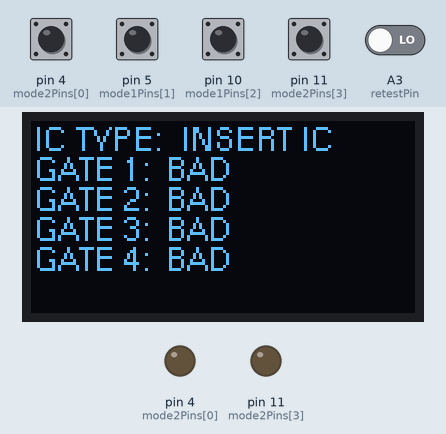
Bench run of a sketch on a simulated Arduino Uno, built with avr-gcc and run on an emulated ATmega328P. Shown: 128×64 one-colour display, output pins drawn as LEDs (lit = HIGH). Inputs (shaded band) come from the test bench; at power-on: A3 (retestPin), pin 4 (mode2Pins[0]), pin 5 (mode1Pins[1]), pin 10 (mode1Pins[2]), pin 11 (mode2Pins[3]) LOW. Pins used as bus, display or sensor lines are not drawn; what the sketch prints to the serial monitor is not drawn.

Above: at 1.2 s.
1.3 s: A3 (retestPin) driven HIGH
Timing chart, 0 to 4.3 s (numbered marks = the images above; inputs shaded):
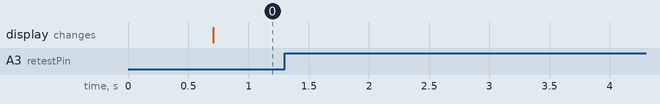

The sketch:

7400SeriesLogicTester.ino
```cpp
// (licence header left out)
#include "U8glib.h"
U8GLIB_SSD1306_128X64 u8g(U8G_I2C_OPT_NONE); // OLED display initialization

// Global variables to track testing status
bool testDone = false;        // Indicates if testing is complete
bool badGateDetected = false; // Flag for detecting faulty gates
int noGateScore = 0;          // Counter for undetected gates

// Pin definitions
int retestPin = A3;           // Analog pin for retest button
const int constPins[4] = { 3, 6, 9, 12 };  // Constant pins (always outputs)
int mode1Pins[4] = { 2, 5, 10, 13 };       // Pins used in mode 1
int mode2Pins[4] = { 4, 7, 8, 11 };        // Pins used in mode 2
int mode3OPins[4] = { 2, 7, 8, 13 };       // Output pins in mode 3
int mode3IPins[4] = { 4, 5, 10, 11 };      // Input pins in mode 3

// Pin assignment arrays for current mode
int outputPin1[4] = { 0, 0, 0, 0 };  // First output pins for each gate
int outputPin2[4] = { 0, 0, 0, 0 };  // Second output pins for each gate
int inputPin[4] = { 0, 0, 0, 0 };    // Input pins for each gate

// Gate state and type tracking
int gateState[4] = { 0, 0, 0, 0 };   // Current state of each gate
int logicType[4] = { 0, 0, 0, 0 };   // Detected logic type (0=unknown, 1=AND, etc.)

// Truth table values for each gate
bool gateTT[4] = { false, false, false, false }; // Input (1,1) -> Output
bool gateTF[4] = { false, false, false, false }; // Input (1,0) -> Output
bool gateFT[4] = { false, false, false, false }; // Input (0,1) -> Output
bool gateFF[4] = { false, false, false, false }; // Input (0,0) -> Output

// Display strings
String printLogicType[4] = { "", "", "", "" }; // Logic type strings for display
String printICType = "INSERT IC";              // IC type string for display

void setup() {
  Serial.begin(9600);        // Initialize serial communication
  pinMode(retestPin, INPUT); // Set retest button as input

  // Configure constant pins as outputs
  for (int i = 0; i < 4; i++) {
    pinMode(constPins[i], OUTPUT);
  }
}

void loop() {
  // Check if retest button is pressed
  if (digitalRead(retestPin) == HIGH) {
    // Reset all testing variables
    testDone = false;
    badGateDetected = false;
    noGateScore = 0;
    printICType = "INSERT IC";
    logicType[0] = 0;
    logicType[1] = 0;
    logicType[2] = 0;
    logicType[3] = 0;
  }

  // Main testing routine
  if (testDone == false) {
    MODE1();                  // Configure pins for mode 1
    getGateState();           // Test all input combinations
    checkBadGates();          // Check for faulty gates
    checkGateType();          // Determine gate types
    checkGateDetectedScore(); // Count undetected gates

    // If bad gates detected or all gates undetected, try mode 2
    if (badGateDetected == true && noGateScore == 4) {
      noGateScore = 0;
      badGateDetected = false;
      Serial.println(F("Testing for NOR..."));
      MODE2();                  // Configure pins for mode 2
      getGateState();           // Test all input combinations
      checkBadGates();          // Check for faulty gates
      checkGateType();          // Determine gate types
      checkGateDetectedScore(); // Count undetected gates

      // If still having issues, try mode 3 for XNOR detection
      if (badGateDetected == true && noGateScore == 4 || (logicType[1] == 6 || logicType[2] == 6)) {
        noGateScore = 0;
        badGateDetected = false;
        Serial.println(F("Testing for XNOR..."));
        MODE3();                  // Configure pins for mode 2
        getGateState();           // Test all input combinations
        checkBadGates();          // Check for faulty gates
        checkGateType();          // Determine gate types
      }
    }

    // Display results
    Serial.println(F("Checking Gate Type..."));
    printBadGates();           // Update display strings for gate status
    checkICType();             // Determine IC type based on gates
    printState();              // Update OLED display
    delay(500);                // Short delay before next test
  }
  testDone = true;             // Mark testing as complete
}

// Configure pins for mode 1 testing
void MODE1() {
  for (int i = 0; i < 4; i++) {
    pinMode(mode1Pins[i], OUTPUT);  // Set mode1 pins as outputs
    pinMode(mode2Pins[i], INPUT);   // Set mode2 pins as inputs

    // Assign pins for testing
    outputPin1[i] = constPins[i];   // First output from constant pins
    outputPin2[i] = mode1Pins[i];   // Second output from mode1 pins
    inputPin[i] = mode2Pins[i];     // Input from mode2 pins
  }
}

// Configure pins for mode 2 testing
void MODE2() {
  for (int i = 0; i < 4; i++) {
    pinMode(mode2Pins[i], OUTPUT);  // Set mode2 pins as outputs
    pinMode(mode1Pins[i], INPUT);   // Set mode1 pins as inputs

    // Assign pins for testing
    outputPin1[i] = constPins[i];   // First output from constant pins
    outputPin2[i] = mode2Pins[i];   // Second output from mode2 pins
    inputPin[i] = mode1Pins[i];     // Input from mode1 pins
  }
}

// Configure pins for mode 3 testing
void MODE3() {
  for (int i = 0; i < 4; i++) {
    pinMode(mode3OPins[i], OUTPUT); // Set mode3 output pins as outputs
    pinMode(mode3IPins[i], INPUT);  // Set mode3 input pins as inputs

    // Assign pins for testing
    outputPin1[i] = constPins[i];   // First output from constant pins
    outputPin2[i] = mode3OPins[i];  // Second output from mode3 output pins
    inputPin[i] = mode3IPins[i];    // Input from mode3 input pins
  }
}

// Determine gate type based on truth table results
void checkGateType() {
  for (int i = 0; i < 4; i++) {
    // AND gate: only true when both inputs are true
    if (gateTT[i] == true && gateTF[i] == false && gateFT[i] == false && gateFF[i] == false) {
      Serial.println(F("AND GATE "));
      logicType[i] = 1;
    }
    // OR gate: true when at least one input is true
    else if (gateTT[i] == true && gateTF[i] == true && gateFT[i] == true && gateFF[i] == false) {
      Serial.println(F("OR GATE "));
      logicType[i] = 2;
    }
    // NAND gate: false only when both inputs are true
    else if (gateTT[i] == false && gateTF[i] == true && gateFT[i] == true && gateFF[i] == true) {
      Serial.println(F("NAND GATE "));
      logicType[i] = 3;
    }
    // XOR gate: true when inputs are different
    else if (gateTT[i] == false && gateTF[i] == true && gateFT[i] == true && gateFF[i] == false) {
      Serial.println(F("XOR GATE "));
      logicType[i] = 4;
    }
    // NOR gate: true only when both inputs are false
    else if (gateTT[i] == false && gateTF[i] == false && gateFT[i] == false && gateFF[i] == true) {
      Serial.println(F("NOR GATE "));
      logicType[i] = 5;
    }
    // XNOR gate: true when inputs are the same
    else if (gateTT[i] == true && gateTF[i] == false && gateFT[i] == false && gateFF[i] == true) {
      Serial.println(F("XNOR GATE "));
      logicType[i] = 6;
    }
    // Unknown or faulty gate
    else {
      Serial.println(F("Bad Gate Detected "));
      logicType[i] = 0;
    }
  }
}

// Test all input combinations for each gate
void getGateState() {
  // Test (1,1) input combination
  for (int i = 0; i < 4; i++) {
    digitalWrite(outputPin1[i], HIGH);
    digitalWrite(outputPin2[i], HIGH);
    gateState[i] = digitalRead(inputPin[i]);
    gateTT[i] = (gateState[i] == HIGH);
  }

  // Test (1,0) input combination
  for (int i = 0; i < 4; i++) {
    digitalWrite(outputPin1[i], HIGH);
    digitalWrite(outputPin2[i], LOW);
    gateState[i] = digitalRead(inputPin[i]);
    gateTF[i] = (gateState[i] == HIGH);
  }

  // Test (0,1) input combination
  for (int i = 0; i < 4; i++) {
    digitalWrite(outputPin1[i], LOW);
    digitalWrite(outputPin2[i], HIGH);
    gateState[i] = digitalRead(inputPin[i]);
    gateFT[i] = (gateState[i] == HIGH);
  }

  // Test (0,0) input combination
  for (int i = 0; i < 4; i++) {
    digitalWrite(outputPin1[i], LOW);
    digitalWrite(outputPin2[i], LOW);
    gateState[i] = digitalRead(inputPin[i]);
    gateFF[i] = (gateState[i] == HIGH);
  }
}

// Update OLED display with current test results
void printState() {
  u8g.firstPage();
  do {
    u8g.setFont(u8g_font_helvR08);
    u8g.setPrintPos(1, 10);
    u8g.print(F("IC TYPE: "));
    u8g.setPrintPos(50, 10);
    u8g.print(printICType);
    u8g.setPrintPos(1, 20);
    u8g.print(F("GATE 1: "));
    u8g.setPrintPos(45, 20);
    u8g.print(printLogicType[0]);
    u8g.setPrintPos(1, 30);
    u8g.print(F("GATE 2: "));
    u8g.setPrintPos(45, 30);
    u8g.print(printLogicType[1]);
    u8g.setPrintPos(1, 40);
    u8g.print(F("GATE 3: "));
    u8g.setPrintPos(45, 40);
    u8g.print(printLogicType[2]);
    u8g.setPrintPos(1, 50);
    u8g.print(F("GATE 4: "));
    u8g.setPrintPos(45, 50);
    u8g.print(printLogicType[3]);
  } while (u8g.nextPage());
}

// Update display strings for gate status
void printBadGates() {
  for (int i = 0; i < 4; i++) {
    if (logicType[i] == 0) {
      printLogicType[i] = "BAD";  // Mark as bad if type is unknown
    } else {
      printLogicType[i] = "OK";   // Mark as OK if type is known
    }
  }
}

// Check if any bad gates were detected
void checkBadGates() {
  for (int i = 0; i < 4; i++) {
    if (logicType[i] == 0) {
      badGateDetected = true;
      break;
    }
  }
}

// Count how many gates were not detected
void checkGateDetectedScore() {
  noGateScore = 0;
  for (int i = 0; i < 4; i++) {
    if (logicType[i] == 0) {
      noGateScore++;
    }
  }
  Serial.println(noGateScore);
}

// Determine IC type based on detected gate types
void checkICType() {
  for (int i = 0; i < 4; i++) {
    if (logicType[i] == 0) {
      continue;  // Skip unknown gates
    }

    // Set IC type based on first detected gate type
    switch (logicType[i]) {
      case 1: printICType = "7408 - AND"; break;    // Quad 2-input AND gate
      case 2: printICType = "7432 - OR"; break;     // Quad 2-input OR gate
      case 3: printICType = "7400 - NAND"; break;   // Quad 2-input NAND gate
      case 4: printICType = "7486 - XOR"; break;    // Quad 2-input XOR gate
      case 5: printICType = "7402 - NOR"; break;    // Quad 2-input NOR gate
      case 6: printICType = "74266 - XNOR"; break;  // Quad 2-input XNOR gate
    }
  }
}
```
